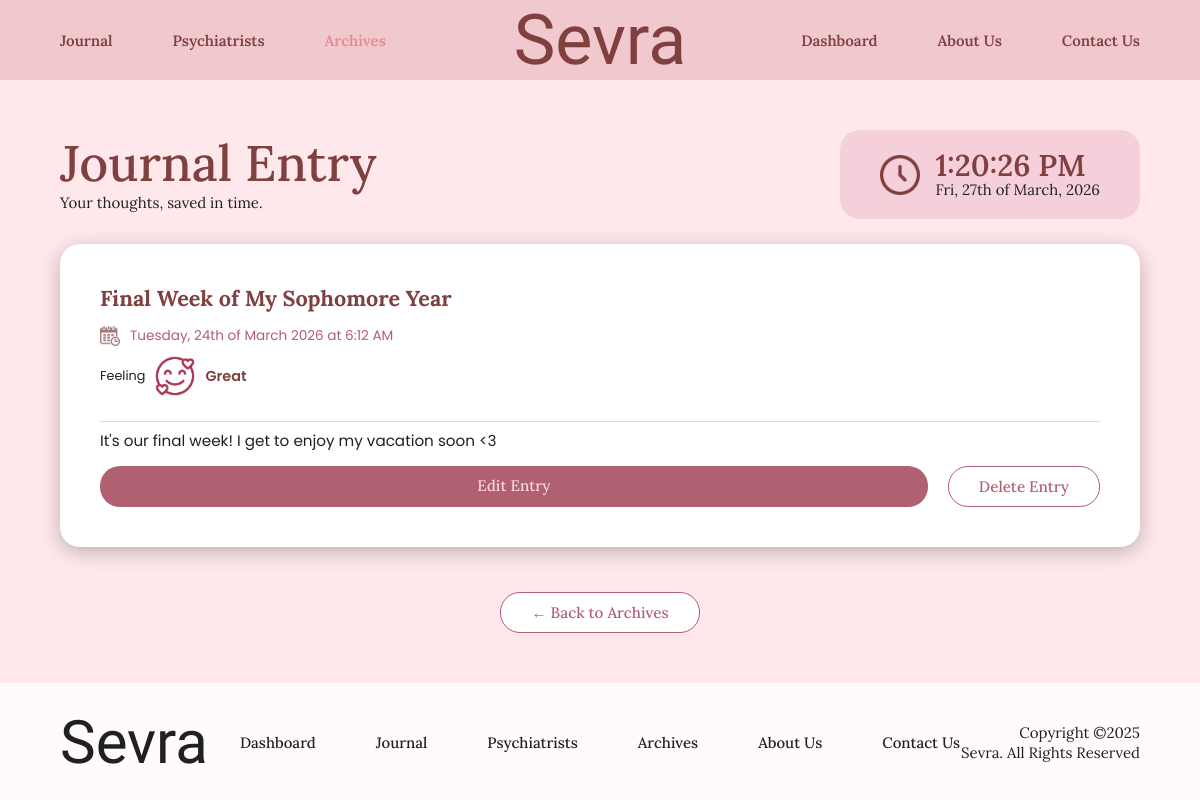
Page /view_journal.php?id=2 (signed in) on the committed database.
### tables this page shows
CREATE TABLE `journals` (
  `journal_id` int(11) NOT NULL,
  `user_id` int(11) NOT NULL,
  `mood` varchar(20) NOT NULL,
  `title` varchar(255) DEFAULT NULL,
  `entry` text DEFAULT NULL,
  `created_at` timestamp NOT NULL DEFAULT current_timestamp()
);

### view_journal.php (the view, shortened to what this page needs)
<?php
$user_id = $_SESSION['user_id'];
require_once("includes/database.php");
$journal_id = isset($_GET['id']) ? (int) $_GET['id'] : 0;
$stmt = $pdo->prepare("SELECT * FROM journals WHERE journal_id = :journal_id AND user_id = :user_id");
$stmt->execute([':journal_id' => $journal_id, ':user_id' => $user_id]);
$entry = $stmt->fetch();
$ts = strtotime($entry['created_at']);
$formattedDate = date('l, jS \o\f F Y \a\t g:i A', $ts);
$moodMap = [
    'difficult' => ['label' => 'Difficult', 'img' => 'images/mood-difficult.png'],
    'okay' => ['label' => 'Okay', 'img' => 'images/mood-okay.png'],
    'good' => ['label' => 'Good', 'img' => 'images/mood-good.png'],
    'great' => ['label' => 'Great', 'img' => 'images/mood-great.png'],
];
$mood = $moodMap[$entry['mood']] ?? null;
?>
<!DOCTYPE html>
<html lang="en">
<head>
    <link href="css/styles.css" rel="stylesheet" />
</head>
<body>
    <?php $activePage = "archives";
    include("includes/header.php"); ?>
    <main class="dashboard-main">
        <div class="dashboard-top">
            <div class="dashboard-greeting">
                <h1>Journal Entry</h1>
                <p>Your thoughts, saved in time.</p>
            </div>
            <div class="dashboard-clock">
                <img class="clock-icon" src="images/icon-clock.png" alt="Clock Icon" />
                <div class="clock-info">
                    <span class="clock-time" id="clockTime">12:00 AM</span>
                    <span class="clock-date" id="clockDate">Mon, 23rd of February, 2026</span>
                </div>
            </div>
        </div>
        <div class="journal-card">
            <div class="view-header">
                <h2><?= htmlspecialchars($entry['title'] ?: 'Untitled') ?></h2>
                <div class="view-date">
                    <img src="images/icon-calendar.png" alt="Date" />
                    <?= $formattedDate ?>
                </div>
                <?php if ($mood): ?>
                    <div class="view-mood">
                        <span class="view-mood-label">Feeling</span>
                        <img src="<?= $mood['img'] ?>" alt="<?= $mood['label'] ?>" />
                        <span><?= $mood['label'] ?></span>
                    </div>
                <?php endif; ?>
            </div>
            <div class="view-body"><?= nl2br(htmlspecialchars($entry['entry'])) ?></div>
            <div class="journal-actions">
                <a href="edit_journal.php?id=<?= $journal_id ?>" class="btn-submit"
                    style="text-align:center; text-decoration:none;">Edit Entry</a>
                <button type="button" class="btn-cancel" onclick="confirmDelete()">Delete Entry</button>
            </div>
        </div>
        <div style="display:flex; justify-content:center;">
            <a href="archives.php" class="btn-cancel">← Back to Archives</a>
        </div>
    </main>
    <?php include("includes/footer.php"); ?>
</body>
</html>

### css/styles.css (style rules this page uses)
*, *::before, *::after { box-sizing: border-box; margin: 0; padding: 0; }
html, body { font-family: 'Poppins', sans-serif; background: #ffe8eb; color: #202020; min-height: 100vh; }
.dashboard-main { background: #ffe8eb; min-height: calc(100vh - 100px - 150px); padding: 50px 60px; display: flex; flex-direction: column; gap: 25px; }
.dashboard-top { display: flex; align-items: center; justify-content: space-between; gap: 25px; }
.dashboard-greeting h1 { font-family: 'Lora', serif; font-size: 50px; font-weight: 500; color: #804040; line-height: 1; margin-bottom: 5px; }
.dashboard-greeting p { font-family: 'Lora', serif; font-size: 15px; color: #202020; }
.dashboard-clock { display: flex; align-items: center; gap: 15px; background: #f5d0da; border-radius: 20px; padding: 20px 40px; white-space: nowrap; flex-shrink: 0; }
.clock-icon { width: 40px; height: 40px; object-fit: contain; }
.clock-info { display: flex; flex-direction: column; }
.clock-time { font-family: 'Lora', serif; font-size: 30px; font-weight: 600; color: #804040; line-height: 1; }
.clock-date { font-family: 'Lora', serif; font-size: 15px; color: #202020; }
.journal-card { background: #fff; border-radius: 20px; padding: 40px; margin: 0 0 20px; box-shadow: 0 5px 20px #00000040; }
.journal-card h2 { font-family: 'Lora', serif; font-size: 1.35rem; font-weight: 700; color: #804040; margin: 0 0 4px; }
.journal-actions { display: flex; gap: 20px; margin-top: 10px; }
.btn-submit { font-family: 'Lora', serif; font-size: 0.95rem; font-weight: 500; flex: 1; padding: 10px; background: #b06070; color: #fadadd; border: none; border-radius: 20px; cursor: pointer; transition: background 0.2s, transform 0.15s; }
.btn-cancel { font-family: 'Lora', serif; font-size: 0.95rem; font-weight: 500; padding: 10px 30px; background-color: #fff; color: #b06070; border: 1.5px solid #b06070; border-radius: 20px; cursor: pointer; transition: border-color 0.2s, background 0.2s; }
a.btn-cancel { text-decoration: none; }
.view-header { display: flex; flex-direction: column; gap: 10px; border-bottom: 1.5px solid #f0d0d5; padding-bottom: 25px; margin-bottom: 5px; }
.view-date { display: flex; align-items: center; gap: 10px; font-family: 'Poppins', sans-serif; font-size: 0.85rem; color: #b06070; }
.view-date img { width: 20px; height: 20px; opacity: 0.7; }
.view-mood { display: flex; align-items: center; gap: 10px; font-family: 'Poppins', sans-serif; font-size: 0.9rem; font-weight: 600; color: #804040; }
.view-mood img { width: 40px; height: 40px; object-fit: contain; }
.view-mood-label { font-weight: 400; font-size: 0.8rem; color: #202020; }
.view-body { font-family: 'Poppins', sans-serif; font-size: 0.95rem; color: #202020; line-height: 1.9; }

### rows in the picture
journals: title "Final Week of My Sophomore Year", created_at "Tuesday, 24th of March 2026 at 6:12 AM", mood (picture), mood "Great", entry "It's our final week! I get to enjoy my vacation soon <3"
